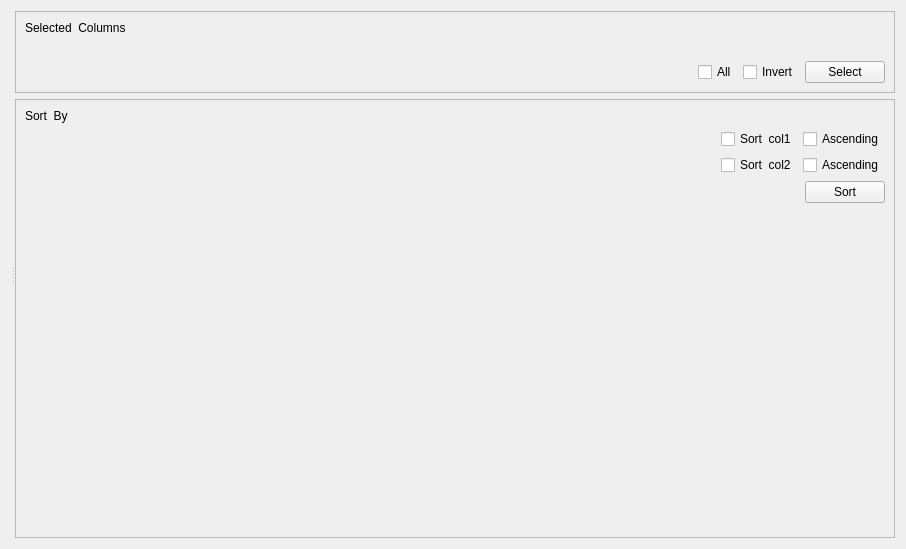
<?xml  version="1.0"  encoding="UTF-8"?>
<ui  version="4.0">
  <class>Form</class>
  <widget  class="QWidget"  name="Form">
    <property  name="geometry">
      <rect>
        <x>0</x>
        <y>0</y>
        <width>906</width>
        <height>549</height>
      </rect>
    </property>
    <property  name="windowTitle">
      <string>Form</string>
    </property>
    <layout  class="QHBoxLayout"  name="horizontalLayout">
      <item>
        <widget  class="QSplitter"  name="splitter">
          <property  name="orientation">
            <enum>Qt::Horizontal</enum>
          </property>
          <widget  class="QWidget"  name="wA">
            <property  name="sizePolicy">
              <sizepolicy  hsizetype="Preferred"  vsizetype="Preferred">
                <horstretch>8</horstretch>
                <verstretch>0</verstretch>
              </sizepolicy>
            </property>
            <layout  class="QVBoxLayout"  name="vlA">
<!--              <item>
                <widget  class="QMdiArea"  name="mdiArea"/>
              </item>-->
            </layout>
          </widget>
          <widget  class="QWidget"  name="wB">
            <property  name="sizePolicy">
              <sizepolicy  hsizetype="Minimum"  vsizetype="Minimum">
                <horstretch>1</horstretch>
                <verstretch>0</verstretch>
              </sizepolicy>
            </property>
            <layout  class="QVBoxLayout"  name="vlB">
              <item>
                <widget  class="QFrame"  name="wBA">
                  <property  name="frameShape">
                    <enum>QFrame::StyledPanel</enum>
                  </property>
                  <property  name="frameShadow">
                    <enum>QFrame::Raised</enum>
                  </property>
                  <property  name="lineWidth">
                    <number>8</number>
                  </property>
                  <layout  class="QVBoxLayout"  name="vlBA">
                    <item>
                      <widget  class="QLabel"  name="label_select">
                        <property  name="text">
                          <string>Selected  Columns</string>
                        </property>
                      </widget>
                    </item>
                    <item>
                      <layout  class="QHBoxLayout"  name="horizontalLayout_5">
                        <item>
                          <spacer  name="horizontalSpacer_5">
                            <property  name="orientation">
                              <enum>Qt::Horizontal</enum>
                            </property>
                            <property  name="sizeHint"  stdset="0">
                              <size>
                                <width>40</width>
                                <height>20</height>
                              </size>
                            </property>
                          </spacer>
                        </item>
                        <item>
                          <layout  class="QVBoxLayout"  name="vlBAA"/>
                        </item>
                      </layout>
                    </item>
                    <item>
                      <layout  class="QHBoxLayout"  name="vlBAB">
                        <item>
                          <spacer  name="horizontalSpacer">
                            <property  name="orientation">
                              <enum>Qt::Horizontal</enum>
                            </property>
                            <property  name="sizeHint"  stdset="0">
                              <size>
                                <width>40</width>
                                <height>20</height>
                              </size>
                            </property>
                          </spacer>
                        </item>
                        <item>
                          <widget  class="QCheckBox"  name="check_all">
                            <property  name="text">
                              <string>All</string>
                            </property>
                          </widget>
                        </item>
                        <item>
                          <widget  class="QCheckBox"  name="check_inv">
                            <property  name="text">
                              <string>Invert</string>
                            </property>
                          </widget>
                        </item>
                        <item>
                          <widget  class="QPushButton"  name="selBtn">
                            <property  name="text">
                              <string>Select</string>
                            </property>
                          </widget>
                        </item>
                      </layout>
                    </item>
                  </layout>
                </widget>
              </item>
              <item>
                <widget  class="QFrame"  name="wBB">
                  <property  name="frameShape">
                    <enum>QFrame::StyledPanel</enum>
                  </property>
                  <property  name="frameShadow">
                    <enum>QFrame::Raised</enum>
                  </property>
                  <property  name="lineWidth">
                    <number>3</number>
                  </property>
                  <layout  class="QVBoxLayout"  name="vlBB">
                    <item>
                      <widget  class="QLabel"  name="label_sort">
                        <property  name="text">
                          <string>Sort  By</string>
                        </property>
                      </widget>
                    </item>
                    <item>
                      <layout  class="QVBoxLayout"  name="vlBBA">
                      <item>
                        <layout  class="QHBoxLayout"  name="vlTmp">
                            <item>
                            <spacer  name="horizontalSpacer_2">
                                <property  name="orientation">
                                <enum>Qt::Horizontal</enum>
                                </property>
                                <property  name="sizeHint"  stdset="0">
                                <size>
                                    <width>40</width>
                                    <height>20</height>
                                </size>
                                </property>
                            </spacer>
                            </item>
                            <item>
                            <widget  class="QCheckBox"  name="check_sort1">
                                <property  name="text">
                                <string>Sort  col1</string>
                                </property>
                            </widget>
                            </item>
                            <item>
                            <widget  class="QCheckBox"  name="check_asc1">
                                <property  name="text">
                                <string>Ascending</string>
                                </property>
                            </widget>
                            </item>
                        </layout>
                        </item>
                        <item>
                          <layout  class="QVBoxLayout"  name="vlBBAA"/>
                        </item>
                      </layout>
                    </item>
                    <item>
                      <layout  class="QVBoxLayout"  name="vlBBB">
                        <item>
                          <layout  class="QHBoxLayout"  name="vlTmp2">
                                <item>
                                <spacer  name="horizontalSpacer_3">
                                    <property  name="orientation">
                                    <enum>Qt::Horizontal</enum>
                                    </property>
                                    <property  name="sizeHint"  stdset="0">
                                    <size>
                                        <width>40</width>
                                        <height>20</height>
                                    </size>
                                    </property>
                                </spacer>
                                </item>
                                <item>
                                <widget  class="QCheckBox"  name="check_sort2">
                                    <property  name="text">
                                    <string>Sort  col2</string>
                                    </property>
                                </widget>
                                </item>
                                <item>
                                <widget  class="QCheckBox"  name="check_asc2">
                                    <property  name="text">
                                    <string>Ascending</string>
                                    </property>
                                </widget>
                                </item>
                          </layout>
                        </item>  
                        <item>
                          <layout  class="QVBoxLayout"  name="vlBBBA"/>
                        </item>
                      </layout>
                    </item>
                    <item>
                      <layout  class="QHBoxLayout"  name="horizontalLayout_2">
                        <item>
                          <spacer  name="horizontalSpacer_4">
                            <property  name="orientation">
                              <enum>Qt::Horizontal</enum>
                            </property>
                            <property  name="sizeHint"  stdset="0">
                              <size>
                                <width>40</width>
                                <height>20</height>
                              </size>
                            </property>
                          </spacer>
                        </item>
                        <item>
                          <widget  class="QPushButton"  name="sortBtn">
                            <property  name="text">
                              <string>Sort</string>
                            </property>
                          </widget>
                        </item>
                      </layout>
                    </item>
                    <item>
                      <spacer  name="verticalSpacer">
                        <property  name="orientation">
                          <enum>Qt::Vertical</enum>
                        </property>
                        <property  name="sizeHint"  stdset="0">
                          <size>
                            <width>20</width>
                            <height>40</height>
                          </size>
                        </property>
                      </spacer>
                    </item>
                  </layout>
                </widget>
              </item>
            </layout>
          </widget>
        </widget>
      </item>
    </layout>
  </widget>
  <resources/>
  <connections/>
</ui>
